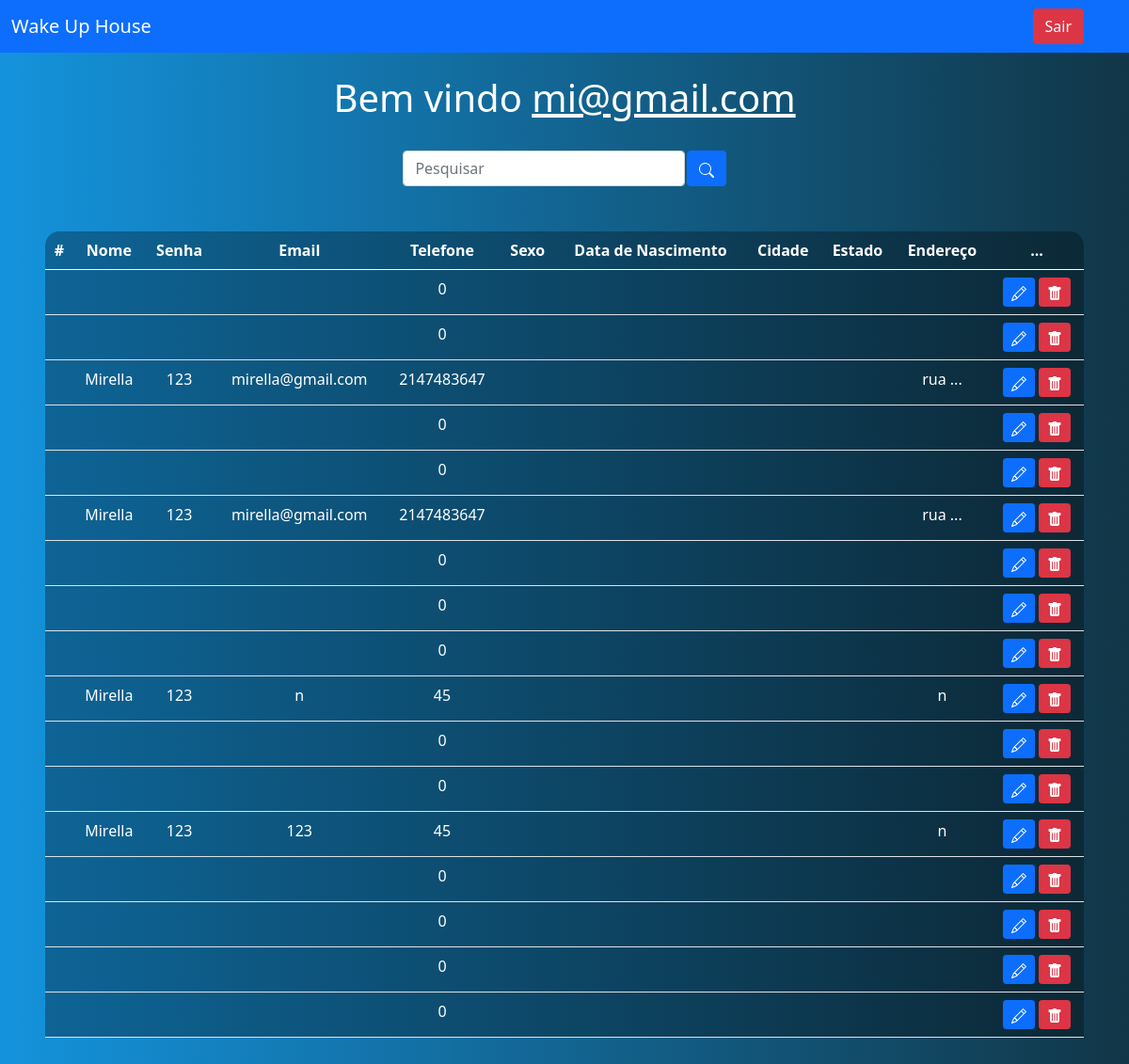
The page /paginas/sistema.php (signed in) on the database its author committed.
### tables this page shows
CREATE TABLE `aluno` (
  `idaluno` int(11) NOT NULL,
  `nome` varchar(100) NOT NULL,
  `endereco` varchar(100) NOT NULL,
  `datadenascimento` date NOT NULL,
  `cpf` int(20) NOT NULL,
  `telefone` int(20) NOT NULL,
  `email` varchar(100) NOT NULL,
  `senha` varchar(20) NOT NULL,
  `redessociais` varchar(50) NOT NULL
);

### paginas/sistema.php (the view, shortened to what this page needs)
<?php
    include_once('conexao.php');
    $logado = $_SESSION['email'];
    if(!empty($_GET['search']))
    {
        $data = $_GET['search'];
        $sql = "SELECT * FROM aluno WHERE idaluno LIKE '%$data%' or nome LIKE '%$data%' or email LIKE '%$data%' ORDER BY id DESC";
    }
    else
    {
        $sql = "SELECT * FROM aluno ORDER BY idaluno DESC";
    }
    $result = $conexao->query($sql);
?>
<!DOCTYPE html>
<html lang="en">
<head>
    <link href="https://cdn.jsdelivr.net/npm/bootstrap@5.0.2/dist/css/bootstrap.min.css" rel="stylesheet">
</head>
<body>
    <nav class="navbar navbar-expand-lg navbar-dark bg-primary">
        <div class="container-fluid">
            <a class="navbar-brand" href="#">Wake Up House</a>
        </div>
        <div class="d-flex">
            <a href="sair.php" class="btn btn-danger me-5">Sair</a>
        </div>
    </nav>
    <br>
    <?php
        echo "<h1>Bem vindo <u>$logado</u></h1>";
    ?>
    <br>
    <div class="box-search">
        <input type="search" class="form-control w-25" placeholder="Pesquisar" id="pesquisar">
        <button onclick="searchData()" class="btn btn-primary">
        </button>
    </div>
    <div class="m-5">
        <table class="table text-white table-bg">
            <thead>
                <tr>
                    <th scope="col">#</th>
                    <th scope="col">Nome</th>
                    <th scope="col">Senha</th>
                    <th scope="col">Email</th>
                    <th scope="col">Telefone</th>
                    <th scope="col">Sexo</th>
                    <th scope="col">Data de Nascimento</th>
                    <th scope="col">Cidade</th>
                    <th scope="col">Estado</th>
                    <th scope="col">Endereço</th>
                    <th scope="col">...</th>
                </tr>
            </thead>
            <tbody>
                <?php
                    while($user_data = mysqli_fetch_assoc($result)) {
                        echo "<tr>";
                        echo "<td>".$user_data['id']."</td>";
                        echo "<td>".$user_data['nome']."</td>";
                        echo "<td>".$user_data['senha']."</td>";
                        echo "<td>".$user_data['email']."</td>";
                        echo "<td>".$user_data['telefone']."</td>";
                        echo "<td>".$user_data['sexo']."</td>";
                        echo "<td>".$user_data['data_nasc']."</td>";
                        echo "<td>".$user_data['cidade']."</td>";
                        echo "<td>".$user_data['estado']."</td>";
                        echo "<td>".$user_data['endereco']."</td>";
                        echo "<td>
                        <a class='btn btn-sm btn-primary' href='edit.php?id=$user_data[id]' title='Editar'>
                            <svg xmlns='http://www.w3.org/2000/svg' width='16' height='16' fill='currentColor' class='bi bi-pencil' viewBox='0 0 16 16'>
                                <path d='M12.146.146a.5.5 0 0 1 .708 0l3 3a.5.5 0 0 1 0 .708l-10 10a.5.5 0 0 1-.168.11l-5 2a.5.5 0 0 1-.65-.65l2-5a.5.5 0 0 1 .11-.168l10-10zM11.207 2.5 13.5 4.793 14.793 3.5 12.5 1.207 11.207 2.5zm1.586 3L10.5 3.207 4 9.707V10h.5a.5.5 0 0 1 .5.5v.5h.5a.5.5 0 0 1 .5.5v.5h.293l6.5-6.5zm-9.761 5.175-.106.106-1.528 3.821 3.821-1.528.106-.106A.5.5 0 0 1 5 12.5V12h-.5a.5.5 0 0 1-.5-.5V11h-.5a.5.5 0 0 1-.468-.325z'/>
                            </svg>
                            </a>
                            <a class='btn btn-sm btn-danger' href='delete.php?id=$user_data[id]' title='Deletar'>
                                <svg xmlns='http://www.w3.org/2000/svg' width='16' height='16' fill='currentColor' class='bi bi-trash-fill' viewBox='0 0 16 16'>
                                    <path d='M2.5 1a1 1 0 0 0-1 1v1a1 1 0 0 0 1 1H3v9a2 2 0 0 0 2 2h6a2 2 0 0 0 2-2V4h.5a1 1 0 0 0 1-1V2a1 1 0 0 0-1-1H10a1 1 0 0 0-1-1H7a1 1 0 0 0-1 1H2.5zm3 4a.5.5 0 0 1 .5.5v7a.5.5 0 0 1-1 0v-7a.5.5 0 0 1 .5-.5zM8 5a.5.5 0 0 1 .5.5v7a.5.5 0 0 1-1 0v-7A.5.5 0 0 1 8 5zm3 .5v7a.5.5 0 0 1-1 0v-7a.5.5 0 0 1 1 0z'/>
                                </svg>
                            </a>
                            </td>";
                        echo "</tr>";
                    }
                    ?>
            </tbody>
        </table>
    </div>
</body>
</html>

### paginas/sistema.php (style rules this page uses)
body { background: linear-gradient(to right, rgb(20, 147, 220), rgb(17, 54, 71)); color: white; text-align: center; }
.table-bg { background: rgba(0, 0, 0, 0.3); border-radius: 15px 15px 0 0; }
.box-search { display: flex; justify-content: center; gap: .1%; }

### rows shown on the page
aluno: telefone "0"
aluno: telefone "0"
aluno: nome "Mirella", senha "123", email "mirella@gmail.com", telefone "2147483647", endereco "rua ..."
aluno: telefone "0"
aluno: telefone "0"
aluno: nome "Mirella", senha "123", email "mirella@gmail.com", telefone "2147483647", endereco "rua ..."
aluno: telefone "0"
aluno: telefone "0"
aluno: telefone "0"
aluno: nome "Mirella", senha "123", email "n", telefone "45", endereco "n"
aluno: telefone "0"
aluno: telefone "0"
aluno: nome "Mirella", senha "123", email "123", telefone "45", endereco "n"
aluno: telefone "0"
aluno: telefone "0"
aluno: telefone "0"
aluno: telefone "0"

### other values the page prints
$logado "mi@gmail.com"
